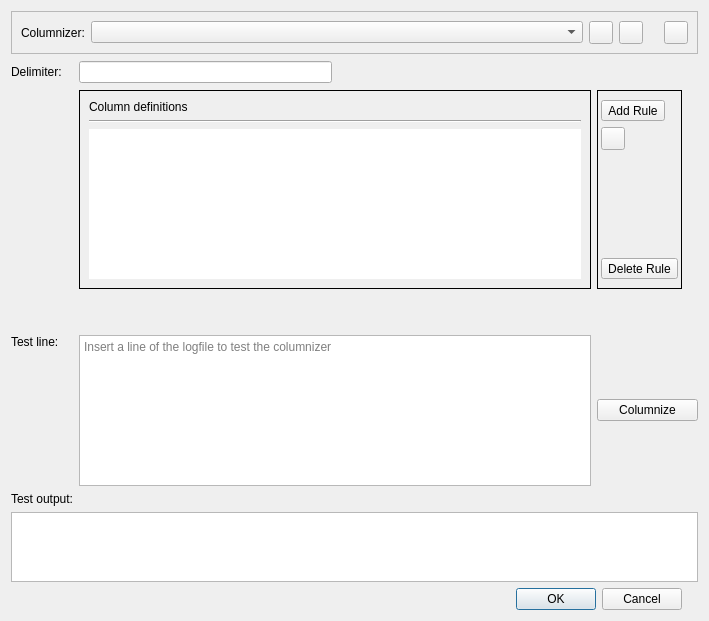
<?xml version="1.0" encoding="UTF-8"?>
<ui version="4.0">
 <class>ColumnizeDialog</class>
 <widget class="QDialog" name="ColumnizeDialog">
  <property name="geometry">
   <rect>
    <x>0</x>
    <y>0</y>
    <width>709</width>
    <height>621</height>
   </rect>
  </property>
  <property name="windowTitle">
   <string>Columnize</string>
  </property>
  <layout class="QGridLayout" name="gridLayout">
   <item row="2" column="1" colspan="2">
    <widget class="QFrame" name="columnDefinitionsFrame">
     <property name="sizePolicy">
      <sizepolicy hsizetype="MinimumExpanding" vsizetype="Preferred">
       <horstretch>1</horstretch>
       <verstretch>0</verstretch>
      </sizepolicy>
     </property>
     <property name="styleSheet">
      <string notr="true">#filtersFrame {
  background-color: rgb(255, 255, 255);
}</string>
     </property>
     <property name="frameShape">
      <enum>QFrame::Box</enum>
     </property>
     <property name="frameShadow">
      <enum>QFrame::Plain</enum>
     </property>
     <layout class="QVBoxLayout" name="verticalLayout_2">
      <item>
       <widget class="QLabel" name="_columnDefinitionsHeader">
        <property name="text">
         <string notr="true">Column definitions</string>
        </property>
       </widget>
      </item>
      <item>
       <widget class="Line" name="hr_columnDefinitions">
        <property name="orientation">
         <enum>Qt::Horizontal</enum>
        </property>
       </widget>
      </item>
      <item>
       <widget class="QListWidget" name="columnDefinitionsListWidget">
        <property name="frameShape">
         <enum>QFrame::NoFrame</enum>
        </property>
        <property name="lineWidth">
         <number>0</number>
        </property>
        <property name="editTriggers">
         <set>QAbstractItemView::AnyKeyPressed|QAbstractItemView::DoubleClicked|QAbstractItemView::EditKeyPressed</set>
        </property>
        <property name="dragEnabled">
         <bool>true</bool>
        </property>
        <property name="dragDropMode">
         <enum>QAbstractItemView::DragDrop</enum>
        </property>
        <property name="defaultDropAction">
         <enum>Qt::MoveAction</enum>
        </property>
       </widget>
      </item>
     </layout>
    </widget>
   </item>
   <item row="4" column="3" colspan="2">
    <widget class="QPushButton" name="testColumnizeButton">
     <property name="text">
      <string>Columnize</string>
     </property>
    </widget>
   </item>
   <item row="1" column="0">
    <widget class="QLabel" name="_delimiter">
     <property name="text">
      <string>Delimiter:</string>
     </property>
    </widget>
   </item>
   <item row="2" column="4">
    <spacer name="horizontalSpacer_3">
     <property name="orientation">
      <enum>Qt::Horizontal</enum>
     </property>
     <property name="sizeType">
      <enum>QSizePolicy::Expanding</enum>
     </property>
     <property name="sizeHint" stdset="0">
      <size>
       <width>10</width>
       <height>10</height>
      </size>
     </property>
    </spacer>
   </item>
   <item row="1" column="2">
    <spacer name="horizontalSpacer_2">
     <property name="orientation">
      <enum>Qt::Horizontal</enum>
     </property>
     <property name="sizeHint" stdset="0">
      <size>
       <width>251</width>
       <height>24</height>
      </size>
     </property>
    </spacer>
   </item>
   <item row="3" column="1" colspan="2">
    <spacer name="verticalSpacer">
     <property name="orientation">
      <enum>Qt::Vertical</enum>
     </property>
     <property name="sizeType">
      <enum>QSizePolicy::Fixed</enum>
     </property>
     <property name="sizeHint" stdset="0">
      <size>
       <width>20</width>
       <height>40</height>
      </size>
     </property>
    </spacer>
   </item>
   <item row="4" column="1" colspan="2">
    <widget class="QPlainTextEdit" name="testTextEdit">
     <property name="maximumBlockCount">
      <number>1</number>
     </property>
     <property name="placeholderText">
      <string>Insert a line of the logfile to test the columnizer</string>
     </property>
    </widget>
   </item>
   <item row="0" column="0" colspan="5">
    <widget class="QFrame" name="columnizersFrame">
     <property name="sizePolicy">
      <sizepolicy hsizetype="Preferred" vsizetype="Maximum">
       <horstretch>0</horstretch>
       <verstretch>0</verstretch>
      </sizepolicy>
     </property>
     <property name="frameShape">
      <enum>QFrame::StyledPanel</enum>
     </property>
     <property name="frameShadow">
      <enum>QFrame::Raised</enum>
     </property>
     <layout class="QHBoxLayout" name="horizontalLayout">
      <item>
       <widget class="QLabel" name="_columnizer">
        <property name="sizePolicy">
         <sizepolicy hsizetype="Maximum" vsizetype="Preferred">
          <horstretch>0</horstretch>
          <verstretch>0</verstretch>
         </sizepolicy>
        </property>
        <property name="text">
         <string>Columnizer:</string>
        </property>
       </widget>
      </item>
      <item>
       <widget class="QComboBox" name="columnizerComboBox"/>
      </item>
      <item>
       <widget class="QToolButton" name="addColumnizer">
        <property name="toolTip">
         <string>Add new filter group</string>
        </property>
        <property name="text">
         <string/>
        </property>
        <property name="icon">
         <iconset resource="../resources.qrc">
          <normaloff>:/resources/icons/actions/document-new.png</normaloff>:/resources/icons/actions/document-new.png</iconset>
        </property>
       </widget>
      </item>
      <item>
       <widget class="QToolButton" name="renameColumnizer">
        <property name="text">
         <string/>
        </property>
        <property name="icon">
         <iconset resource="../resources.qrc">
          <normaloff>:/resources/icons/actions/document-edit.png</normaloff>:/resources/icons/actions/document-edit.png</iconset>
        </property>
       </widget>
      </item>
      <item>
       <spacer name="horizontalSpacer">
        <property name="orientation">
         <enum>Qt::Horizontal</enum>
        </property>
        <property name="sizeType">
         <enum>QSizePolicy::Maximum</enum>
        </property>
        <property name="sizeHint" stdset="0">
         <size>
          <width>15</width>
          <height>20</height>
         </size>
        </property>
       </spacer>
      </item>
      <item>
       <widget class="QToolButton" name="deleteColumnizer">
        <property name="text">
         <string/>
        </property>
        <property name="icon">
         <iconset resource="../resources.qrc">
          <normaloff>:/resources/icons/actions/edit-delete.png</normaloff>:/resources/icons/actions/edit-delete.png</iconset>
        </property>
       </widget>
      </item>
     </layout>
    </widget>
   </item>
   <item row="2" column="3">
    <widget class="QFrame" name="columnDefinitionsOptionFrame">
     <property name="frameShape">
      <enum>QFrame::Box</enum>
     </property>
     <property name="frameShadow">
      <enum>QFrame::Plain</enum>
     </property>
     <layout class="QVBoxLayout" name="verticalLayout">
      <property name="leftMargin">
       <number>3</number>
      </property>
      <property name="rightMargin">
       <number>3</number>
      </property>
      <item>
       <widget class="QToolButton" name="addDefinitionButton">
        <property name="toolTip">
         <string>Add filter rule</string>
        </property>
        <property name="text">
         <string>Add Rule</string>
        </property>
        <property name="icon">
         <iconset resource="../resources.qrc">
          <normaloff>:/resources/icons/actions/document-new.png</normaloff>:/resources/icons/actions/document-new.png</iconset>
        </property>
        <property name="toolButtonStyle">
         <enum>Qt::ToolButtonIconOnly</enum>
        </property>
       </widget>
      </item>
      <item>
       <widget class="QToolButton" name="editDefinitionButton">
        <property name="text">
         <string/>
        </property>
        <property name="icon">
         <iconset resource="../resources.qrc">
          <normaloff>:/resources/icons/actions/document-edit.png</normaloff>:/resources/icons/actions/document-edit.png</iconset>
        </property>
       </widget>
      </item>
      <item>
       <spacer name="verticalSpacer_3">
        <property name="orientation">
         <enum>Qt::Vertical</enum>
        </property>
        <property name="sizeHint" stdset="0">
         <size>
          <width>20</width>
          <height>40</height>
         </size>
        </property>
       </spacer>
      </item>
      <item>
       <widget class="QToolButton" name="deleteDefinitionButton">
        <property name="toolTip">
         <string>Delete selected filter rule</string>
        </property>
        <property name="text">
         <string>Delete Rule</string>
        </property>
        <property name="icon">
         <iconset resource="../resources.qrc">
          <normaloff>:/resources/icons/actions/edit-delete.png</normaloff>:/resources/icons/actions/edit-delete.png</iconset>
        </property>
        <property name="toolButtonStyle">
         <enum>Qt::ToolButtonIconOnly</enum>
        </property>
       </widget>
      </item>
     </layout>
    </widget>
   </item>
   <item row="4" column="0">
    <widget class="QLabel" name="_testLine">
     <property name="text">
      <string>Test line:</string>
     </property>
     <property name="alignment">
      <set>Qt::AlignLeading|Qt::AlignLeft|Qt::AlignTop</set>
     </property>
    </widget>
   </item>
   <item row="7" column="1" colspan="3">
    <widget class="QDialogButtonBox" name="buttonBox">
     <property name="orientation">
      <enum>Qt::Horizontal</enum>
     </property>
     <property name="standardButtons">
      <set>QDialogButtonBox::Cancel|QDialogButtonBox::Ok</set>
     </property>
    </widget>
   </item>
   <item row="1" column="1">
    <widget class="QLineEdit" name="delimiterLineEdit"/>
   </item>
   <item row="5" column="0">
    <widget class="QLabel" name="label">
     <property name="text">
      <string>Test output:</string>
     </property>
     <property name="alignment">
      <set>Qt::AlignLeading|Qt::AlignLeft|Qt::AlignTop</set>
     </property>
    </widget>
   </item>
   <item row="6" column="0" colspan="5">
    <widget class="QTableWidget" name="testOutputTableWidget">
     <property name="maximumSize">
      <size>
       <width>16777215</width>
       <height>100</height>
      </size>
     </property>
     <property name="editTriggers">
      <set>QAbstractItemView::NoEditTriggers</set>
     </property>
     <property name="showDropIndicator" stdset="0">
      <bool>false</bool>
     </property>
     <property name="dragDropOverwriteMode">
      <bool>false</bool>
     </property>
     <property name="rowCount">
      <number>1</number>
     </property>
     <attribute name="verticalHeaderVisible">
      <bool>false</bool>
     </attribute>
     <row/>
    </widget>
   </item>
  </layout>
 </widget>
 <resources>
  <include location="../resources.qrc"/>
 </resources>
 <connections>
  <connection>
   <sender>buttonBox</sender>
   <signal>accepted()</signal>
   <receiver>ColumnizeDialog</receiver>
   <slot>accept()</slot>
   <hints>
    <hint type="sourcelabel">
     <x>248</x>
     <y>254</y>
    </hint>
    <hint type="destinationlabel">
     <x>157</x>
     <y>274</y>
    </hint>
   </hints>
  </connection>
  <connection>
   <sender>buttonBox</sender>
   <signal>rejected()</signal>
   <receiver>ColumnizeDialog</receiver>
   <slot>reject()</slot>
   <hints>
    <hint type="sourcelabel">
     <x>316</x>
     <y>260</y>
    </hint>
    <hint type="destinationlabel">
     <x>286</x>
     <y>274</y>
    </hint>
   </hints>
  </connection>
 </connections>
</ui>
